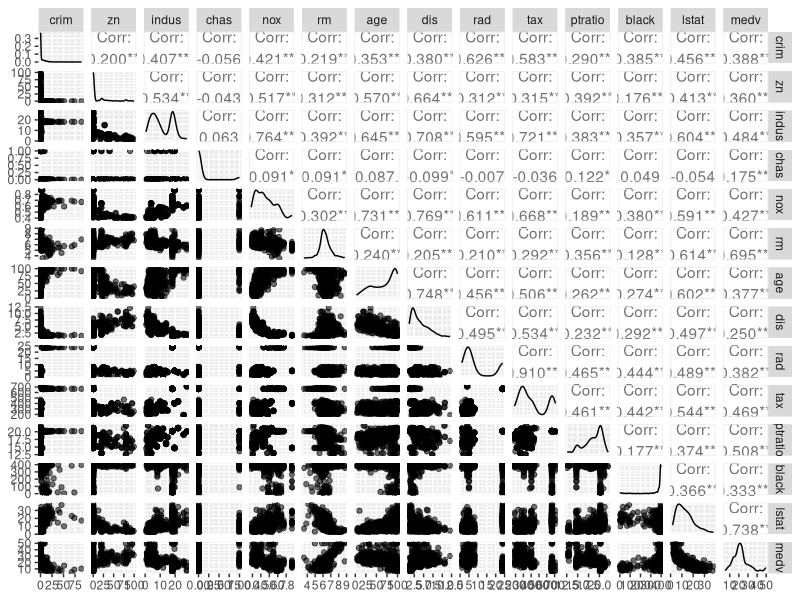
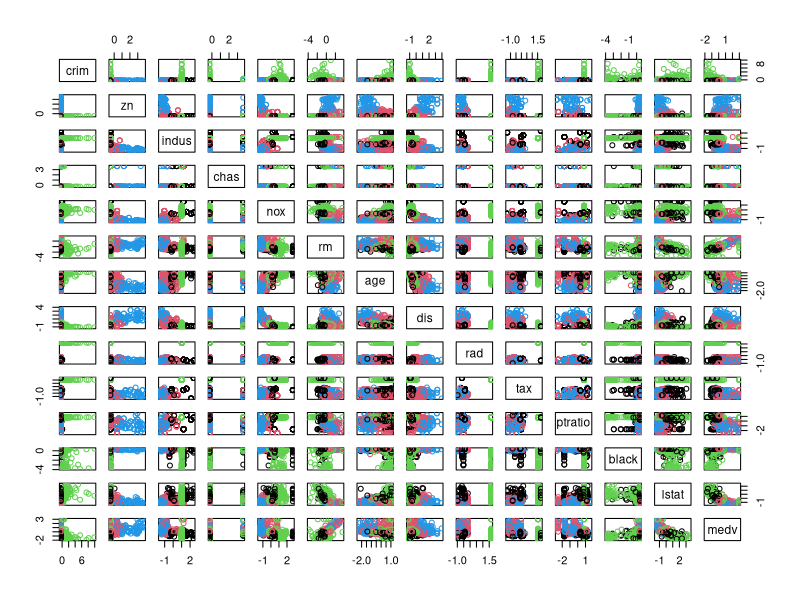
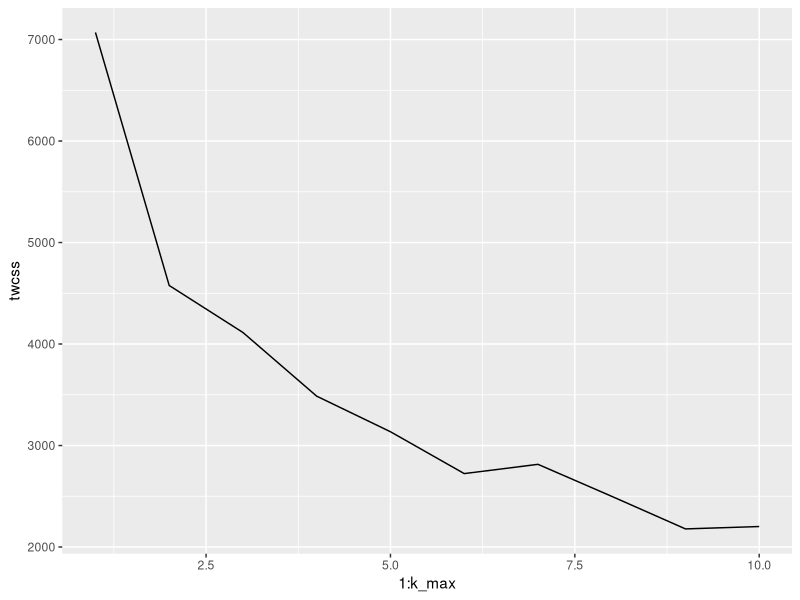
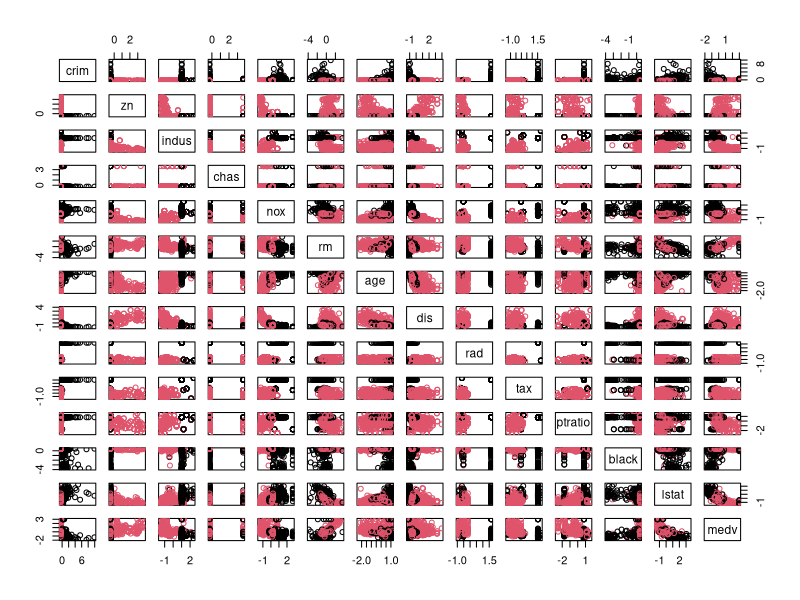

Write the R code that produced these figures, in order.
## ---- chunk 1
library(dplyr)
library(GGally)
library(ggplot2)
library(tidyr)
library(caret)
library(MASS)
## ---- chunk 2
data("Boston")
## ---- chunk 3
summary(Boston)
str(Boston)
## ---- chunk 4
ggpairs(Boston, mapping = aes(alpha=0.3), lower = list(combo = wrap("facethist", bins = 20)))

## ---- chunk 5
summary(Boston)
## ---- chunk 6
Boston <- data.frame(scale(Boston))
summary(Boston)
## ---- chunk 7
quants <- quantile(Boston$crim)
crimerate <- cut(Boston$crim, breaks=quants, include.lowest=TRUE)
## ---- chunk 8
Boston2 <- Boston[,!(names(Boston) %in% c("crim"))]
Boston2$crim_cat <- crimerate
## ---- chunk 9
train_ind <- sample(nrow(Boston2), nrow(Boston2)*0.8)
Boston2.train <- Boston2[train_ind,]
Boston2.test <- Boston2[-train_ind,]
## ---- chunk 10
lda.model <- lda(crim_cat ~., data=Boston2.train)
## ---- chunk 11
km.model <- kmeans(Boston, centers=4)
## ---- chunk 12
pairs(Boston, col=km.model$cluster)
## ---- chunk 13

k_max <- 10

# calculate the total within sum of squares
twcss <- sapply(1:k_max, function(k){kmeans(Boston, k)$tot.withinss})

# visualize the results
qplot(x = 1:k_max, y = twcss, geom = 'line')
## ---- chunk 14
km.model2 <- kmeans(Boston, centers=2)
## ---- chunk 15
pairs(Boston, col=km.model2$cluster)
